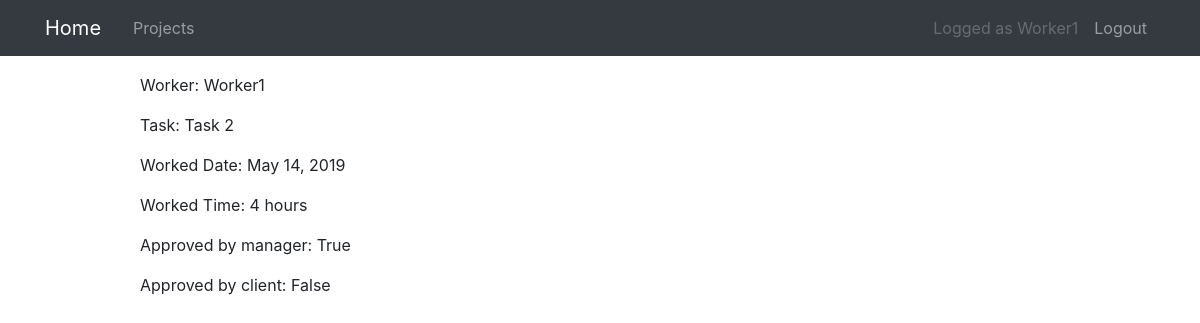
The page /datepoint/6/ (signed in) on the database as committed earlier.
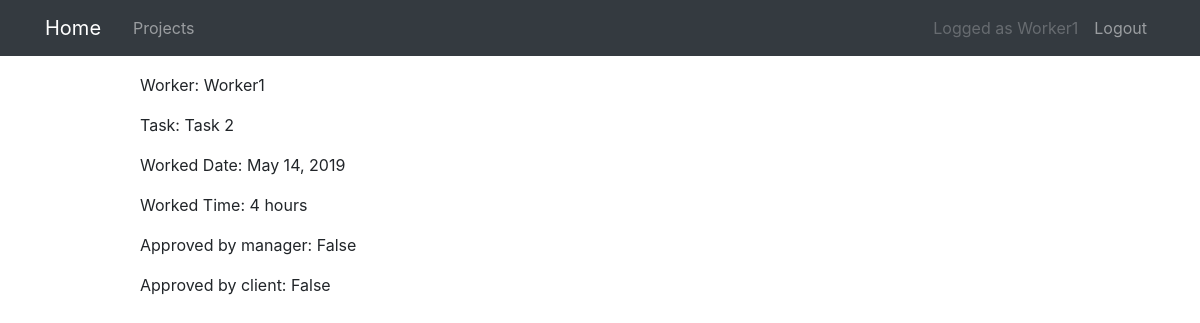
The same page on the database as committed later.
### projects/models.py (models this page shows, shortened)
class DatePoint(models.Model):
    task = models.ForeignKey(Task, on_delete=models.CASCADE)
    worker = models.ForeignKey(User, on_delete=models.CASCADE)
    description = models.CharField(max_length=100, blank=True)
    url = models.URLField(blank=True)
    worked_time = models.PositiveIntegerField()
    worked_date = models.DateField()
    date_created = models.DateTimeField(auto_now=True)
    approved_manager = models.BooleanField(default=False)
    approved_client = models.BooleanField(default=False)

class Task(models.Model):
    title = models.CharField(max_length=100)
    project = models.ForeignKey(Project, on_delete=models.CASCADE)

### projects/views.py (the view)
class DatePointDetailView(
    PermissionRequiredMixin, UserCanViewDatePointDetail, DetailView
):
    model = DatePoint
    pk_url_kwarg = "datepoint_pk"
    permission_required = "projects.view_datepoint"

### projects/mixins.py (called while the page is built)
    def check_user(self, user, project_pk):
        if user.groups.count() > 0:
            if user.groups.all()[0].name == "Worker":
                queryset = Project.objects.filter(id=project_pk, worker=user)
                if queryset.count() > 0:
                    return True
            elif user.groups.all()[0].name == "Manager":
                queryset = Project.objects.filter(id=project_pk, manager=user)
                if queryset.count() > 0:
                    return True
            elif user.groups.all()[0].name == "Client":
                queryset = Project.objects.filter(id=project_pk, client=user)
                if queryset.count() > 0:
                    return True
        else:
            return False

    def test_func(self):
        datepoint_pk = self.kwargs["datepoint_pk"]
        project_pk = DatePoint.objects.filter(id=datepoint_pk)[
            0
        ].task.project.id
        user = self.request.user
        return super().check_user(user, project_pk)

### projects/templates/projects/datepoint_detail.html (shortened to what this page needs)
{% extends "projects/base.html" %}
{% block content %}
<p>Worker: {{ object.worker }} </p>
<p>Task: {{ object.task.title }} </p>
<p>Worked Date: {{ object.worked_date }} </p>
<p>Worked Time: {{ object.worked_time }} hours</p>
<p id="approved_manager">Approved by manager: {{ object.approved_manager }}</p>
<p id="approved_client">Approved by client: {{ object.approved_client }}</p>
{% endblock content %}

Rows that differ between the two databases and show on the page:
changed DatePoint "False": approved_manager "True" → "False"
